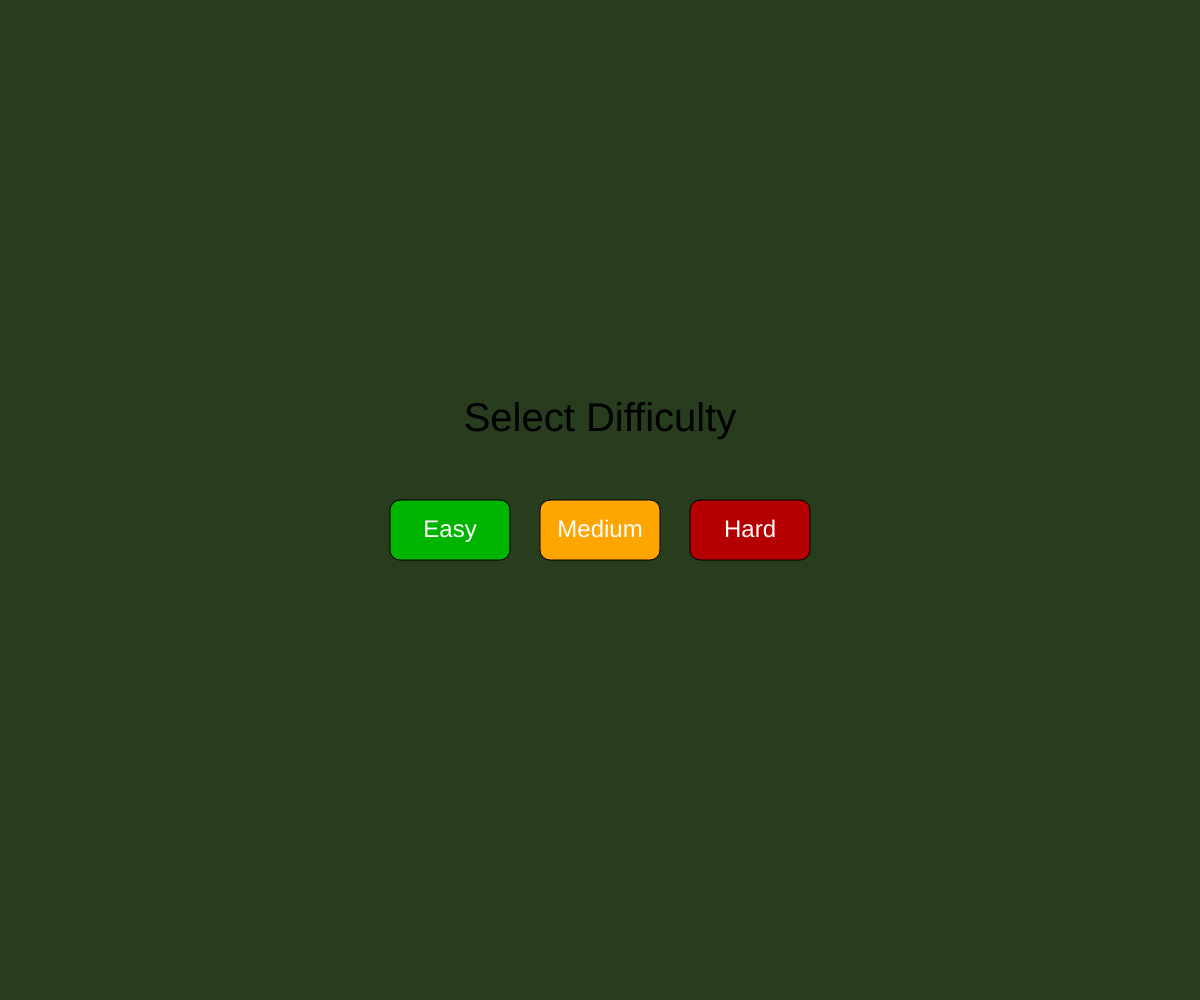
Frame 1 (no input)
Frame 60 (no input): identical to frame 1, image omitted
Frame 120 (the mouse pressed at the canvas centre since frame 60): identical to frame 1, image omitted

The p5.js sketch that drew this single still picture (run headless with seeded random() and noise() and a simulated clock; from frame 60 on, the mouse is pressed at the canvas centre):

// p5.js sketch
// ── sketch.js
// Game variables
let player;
let redCars = [];
let coins = [];
let score = 0;
let collectedCoins = 0;
let difficulty = "";
let laneWidth;
let roadX;
let trees = [];
let houses = [];
let gameOver = false;
let replayButton;

// Setup the canvas and initialize the game
function setup() {
  createCanvas(windowWidth, windowHeight);
  laneWidth = width / 5; // Divide the canvas into 5 vertical sections
  roadX = laneWidth; // Starting x-position of the road
  initObjects(); // Initialize all game objects
}

// Initialize or reset game elements
function initObjects() {
  if (replayButton) replayButton.remove(); // Remove replay button if it exists
  gameOver = false;

  // Create player car
  player = new Car(width / 2, height - 150, color(0, 200, 255));

  // Create red enemy cars
  redCars = [];
  for (let i = 0; i < 5; i++) {
    let laneIndex;
    if (difficulty === "easy") {
      laneIndex = 1;
    } else {
      laneIndex = floor(random(0, 3));
    }
    let x = roadX + laneWidth * laneIndex;
    redCars.push(new Car(x, -i * 250, color(255, 0, 0), false));
  }

  // Create coins
  coins = [];
  for (let i = 0; i < 5; i++) {
    let x = roadX + laneWidth * floor(random(0, 3)) + laneWidth / 2;
    coins.push(new Coin(x, -random(200, 1000)));
  }

  // Create trees for decoration
  trees = [];
  for (let i = 0; i < 10; i++) {
    trees.push({ x: 30, y: i * 200 });
  }

  // Create houses for decoration
  houses = [];
  for (let i = 0; i < 10; i++) {
    houses.push({ x: width - 100, y: i * 300 });
  }

  // Reset scores
  score = 0;
  collectedCoins = 0;
  loop(); // Resume draw loop
}

// Main draw loop
function draw() {
  background(40, 60, 30); // Set background color

  if (!difficulty || gameOver) {
    showMenu(); // Show difficulty menu or replay screen
    return;
  }

  drawRoad(); // Draw road and lane lines
  drawSides(); // Draw trees and houses
  moveCars(); // Move enemy cars and coins
  movePlayer(); // Handle player movement
  checkCarPass(); // Add score when enemy car passes
  checkCarCollision(); // Detect collisions with red cars
  checkCoinCollection(); // Detect coin collection
  drawObjects(); // Draw all game objects
  drawScoreBoard(); // Draw score and coins
}

// Display difficulty menu or replay screen
function showMenu() {
  textAlign(CENTER, CENTER);
  textSize(40);
  fill(0);
  text(gameOver ? "So Close! Try Again!" : "Select Difficulty", width / 2, height / 2 - 80);

  if (replayButton) replayButton.remove();

  if (gameOver) {
    // Show replay button on game over
    replayButton = createButton("Replay");
    replayButton.position(width / 2 - 50, height / 2 - 10);
    replayButton.style("font-size", "24px");
    replayButton.mousePressed(() => {
      gameOver = false;
      difficulty = "";
      replayButton.remove();
    });
    return;
  }

  // Draw Easy button
  fill(0, 180, 0);
  rect(width / 2 - 210, height / 2, 120, 60, 10);
  fill(255);
  textSize(24);
  text("Easy", width / 2 - 150, height / 2 + 30);

  // Draw Medium button
  fill(255, 165, 0);
  rect(width / 2 - 60, height / 2, 120, 60, 10);
  fill(255);
  text("Medium", width / 2, height / 2 + 30);

  // Draw Hard button
  fill(180, 0, 0);
  rect(width / 2 + 90, height / 2, 120, 60, 10);
  fill(255);
  text("Hard", width / 2 + 150, height / 2 + 30);
}

// Handle mouse click to select difficulty
function mousePressed() {
  if (!difficulty && !gameOver) {
    // Easy difficulty
    if (mouseX > width / 2 - 210 && mouseX < width / 2 - 90 &&
        mouseY > height / 2 && mouseY < height / 2 + 60) {
      difficulty = "easy";
      initObjects();
    }
    // Medium difficulty
    else if (mouseX > width / 2 - 60 && mouseX < width / 2 + 60 &&
             mouseY > height / 2 && mouseY < height / 2 + 60) {
      difficulty = "medium";
      initObjects();
    }
    // Hard difficulty
    else if (mouseX > width / 2 + 90 && mouseX < width / 2 + 210 &&
             mouseY > height / 2 && mouseY < height / 2 + 60) {
      difficulty = "hard";
      initObjects();
    }
  }
}

// Draw the road and lane dividers
function drawRoad() {
  fill(50);
  rect(roadX, 0, laneWidth * 3, height);
  stroke(255);
  strokeWeight(4);
  for (let i = 1; i < 3; i++) {
    for (let j = 0; j < height; j += 40) {
      line(roadX + i * laneWidth, j, roadX + i * laneWidth, j + 20);
    }
  }
  noStroke();
}

// Draw trees and houses on the sides
function drawSides() {
  for (let tree of trees) {
    fill(139, 69, 19);
    rect(tree.x, tree.y + 20, 10, 30);
    fill(34, 139, 34);
    ellipse(tree.x + 5, tree.y + 20, 30);
    tree.y += 2;
    if (tree.y > height) tree.y = -200;
  }

  for (let house of houses) {
    fill(220, 180, 140);
    rect(house.x, house.y, 60, 60);
    fill(150, 50, 50);
    triangle(house.x, house.y, house.x + 30, house.y - 30, house.x + 60, house.y);
    house.y += 2;
    if (house.y > height) house.y = -300;
  }
}

// Move enemy cars and reset if off screen
function moveCars() {
  for (let car of redCars) {
    car.y += 3;
    if (car.y > height + 50) {
      car.y = -random(200, 600);
      let laneIndex;
      if (difficulty === "easy") {
        laneIndex = 1;
      } else {
        laneIndex = floor(random(0, 3));
      }
      car.x = roadX + laneWidth * laneIndex;
      car.passed = false;
    }
  }

  for (let coin of coins) {
    coin.y += 3;
    if (coin.y > height + 50) {
      coin.reset();
    }
  }
}

// Move player left and right with arrow or A/D keys
function movePlayer() {
  if (keyIsDown(LEFT_ARROW) || keyIsDown(65)) {
    player.x -= 5;
  }
  if (keyIsDown(RIGHT_ARROW) || keyIsDown(68)) {
    player.x += 5;
  }

  // Prevent player from leaving road bounds
  player.x = constrain(player.x, roadX, roadX + laneWidth * 3 - 40);
}

// Add to score when red car passes player
function checkCarPass() {
  for (let car of redCars) {
    if (!car.passed && car.y > player.y + player.height) {
      score++;
      car.passed = true;
    }
  }
}

// End game if player collides with a red car
function checkCarCollision() {
  for (let car of redCars) {
    if (dist(player.x + 20, player.y + 30, car.x + 20, car.y + 30) < 40) {
      gameOver = true;
      noLoop(); // Stop draw loop
      loop();   // Restart draw to show menu
    }
  }
}

// Check if player collects a coin
function checkCoinCollection() {
  for (let coin of coins) {
    if (dist(player.x + 20, player.y + 30, coin.x, coin.y) < 25) {
      collectedCoins++;
      coin.reset();
    }
  }
}

// Draw player, cars, and coins
function drawObjects() {
  player.display();
  for (let car of redCars) car.display();
  for (let coin of coins) coin.display();
}

// Display current score and coins collected
function drawScoreBoard() {
  fill(255);
  textSize(24);
  textAlign(LEFT, TOP);
  text("Score: " + score, 20, 20);
  text("Coins: " + collectedCoins, 20, 50);
}

// Car class to define player and enemy cars
class Car {
  constructor(x, y, col, passed = false) {
    this.x = x;
    this.y = y;
    this.color = col;
    this.width = 40;
    this.height = 60;
    this.passed = passed;
  }

  display() {
    fill(this.color);
    rect(this.x, this.y, this.width, this.height, 10);
    fill(0);
    rect(this.x + 5, this.y + 10, 30, 10);
    fill(0);
    ellipse(this.x + 8, this.y + this.height, 10, 10);
    ellipse(this.x + this.width - 8, this.y + this.height, 10, 10);
  }
}

// Coin class
class Coin {
  constructor(x, y) {
    this.x = x;
    this.y = y;
  }

  display() {
    fill(255, 215, 0);
    ellipse(this.x, this.y, 20);
    fill(255);
    textSize(14);
    textAlign(CENTER, CENTER);
    text("$", this.x, this.y);
  }

  // Reset coin position to a random lane
  reset() {
    let lane = floor(random(0, 3));
    this.x = roadX + laneWidth * lane + laneWidth / 2;
    this.y = -random(200, 1000);
  }
}

// Resize canvas and reinitialize game elements when window changes
function windowResized() {
  resizeCanvas(windowWidth, windowHeight);
  laneWidth = width / 5;
  roadX = laneWidth;
  initObjects();
}
